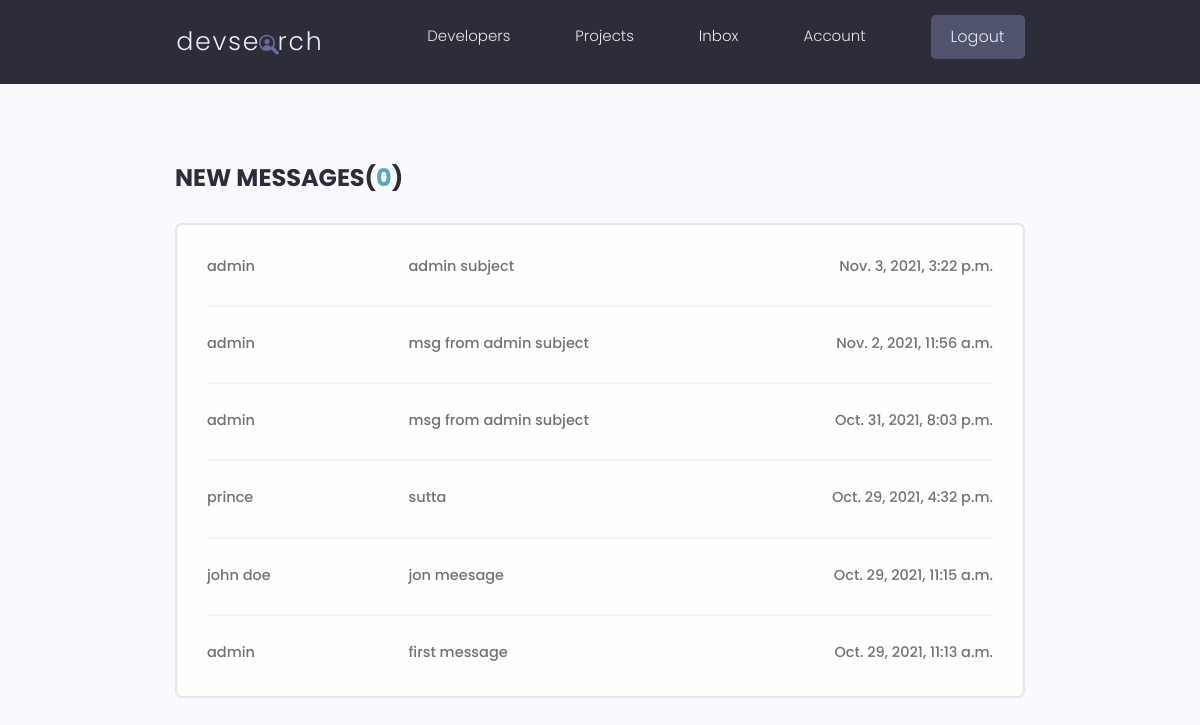
Screenshot of /inbox/ (signed in) with the database file from the repository.
### users/models.py (models this page shows, shortened)
class Message(models.Model):
    sender = models.ForeignKey(Profile,on_delete=models.SET_NULL,null=True,blank=True)
    recipient =models.ForeignKey(Profile,on_delete=models.SET_NULL,null=True,blank=True,related_name="messages")
    name = models.CharField(max_length=200,null=True,blank=True)
    email = models.EmailField(max_length=200,null=True,blank=True)
    subject = models.CharField(max_length=200,null=True,blank=True)
    body = models.TextField()
    is_read=models.BooleanField(default=False,null=True)
    created=models.DateTimeField(auto_now_add=True)
    id=models.UUIDField(default=uuid.uuid4,unique=True,primary_key=True,editable=False)
    class Meta:
        ordering=['is_read','-created']

### users/views.py (the view)
# urls.py: path('inbox/',views.inbox,name='inbox'),
@login_required(login_url='login')
def inbox(request):
    profile=request.user.profile
    inboxMessages= profile.messages.all()
    unreadCount=inboxMessages.filter(is_read=False).count()
    context={'inboxMessages':inboxMessages,'unreadCount':unreadCount}
    return render(request,'users/inbox.html',context)

### users/templates/users/inbox.html
{% extends 'main.html' %}
{% block content %}
  <main class="inbox my-xl">
    <div class="content-box">
      <h3 class="inbox__title">New Messages(<span>{{unreadCount}}</span>)</h3>
      <ul class="messages">
        {% for message in inboxMessages %}
        {% if message.is_read == False %}
        <li class="message message--unread">
        {% else %}
        <li class="message">
          {% endif %}
          <a href="{% url 'message' message.id %}">
            <span class="message__author">{{message.name}}</span>
            <span class="message__subject">{{message.subject}}</span>
            <span class="message__date">{{message.created}}</span>
          </a>
        </li>
        {% endfor %}
      </ul>
    </div>
  </main>
{% endblock content %}

### static/styles/app.css (style rules this page uses)
:root { --color-sub: #2d2d39; }
.content-box { width: 95%; max-width: 85rem; margin: 0 auto; }
.inbox { height: 90vh; }
.inbox__title, .inbox__title span { font-size: 2.4rem; font-weight: 700; color: var(--color-sub); text-transform: uppercase; text-align: left; margin-bottom: 3rem; }
.inbox__title span { color: var(--color-main); }
.messages { list-style: none; background: var(--color-white); padding: 0.5rem 3rem; border: 2px solid var(--color-light); border-radius: 0.7rem; }
.message { padding: 2.5rem 0; }
.message > a span { font-size: 1.45rem; font-weight: 500; }
.message:not(:last-child) { border-bottom: 2px solid var(--color-white-light); }
.message > a { display: flex; gap: 1rem; }
.message__author, .message__date { flex-basis: 25%; }
.message__subject { flex-basis: 50%; }
.message__date { text-align: right; }

### static/uikit/styles/modules/_variables.css (style rules this page uses)
:root { --color-main: #5aa5b9; --color-main-light: #e6faff; --color-sub: #3f4156; --color-sub-light: #51546e; --color-sub-lighter: #ededfd; --color-text: #737373; --color-gray: #8b8b8b; --color-light: #e5e7eb; --color-light-gray: #767676; --color-bg: #f8fafd; --color-white: #fffefd; --color-white-light: #f3f3f3; --color-success: #359e64; --color-success-bg: #def8e8; --color-error: #fc4b0b; --color-error-bg: #fff2ee; --font-base: 'Poppins', arial, helvetica, 'Segoe UI', roboto, ubuntu, sans-serif; --font-monospace: 'Fira Code', 'Courier New', courier, monospace; --font-regular: 300; --font-medium: 500; --font-bold: 700; --generic-shadow: 1px 1px 5px #00000010; --generic-transition: all 0.3s ease-in-out; }

### static/uikit/styles/modules/_base.css (style rules this page uses)
* { margin: 0; padding: 0; box-sizing: border-box; text-rendering: optimizeLegibility; color: inherit; font-size: inherit; }
html { font-size: 50%; }
@media only screen and (min-width: 480px) { html { font-size: 56.25%; } }
@media only screen and (min-width: 1200px) { html { font-size: 62.5%; } }
body { line-height: 1.6; font-weight: 400; font-size: 1.5rem; color: var(--color-text); background-color: var(--color-bg); min-height: 100vh; }

### static/uikit/styles/modules/_typography.css (style rules this page uses)
* { font-family: var(--font-base); }
h3 { font-size: 3.2rem; font-weight: var(--font-medium); }
p, span, strong { font-size: 1.6rem; color: var(--color-text); font-weight: var(--font-regular); }
a { padding-bottom: 2px; text-decoration: none; display: inline-block; color: var(--color-main); font-weight: var(--font-medium); }

### static/uikit/styles/modules/_utilities.css (style rules this page uses)
.my-xl { margin: 8rem auto; }

### rows the page displays
Message: name "admin", subject "admin subject", created "Nov. 3, 2021, 3:22 p.m."
Message: name "admin", subject "msg from admin subject", created "Nov. 2, 2021, 11:56 a.m."
Message: name "admin", subject "msg from admin subject", created "Oct. 31, 2021, 8:03 p.m."
Message: name "prince", subject "sutta", created "Oct. 29, 2021, 4:32 p.m."
Message: name "john doe", subject "jon meesage", created "Oct. 29, 2021, 11:15 a.m."
Message: name "admin", subject "first message", created "Oct. 29, 2021, 11:13 a.m."

### other values shown
{{ unreadCount }} "0"
